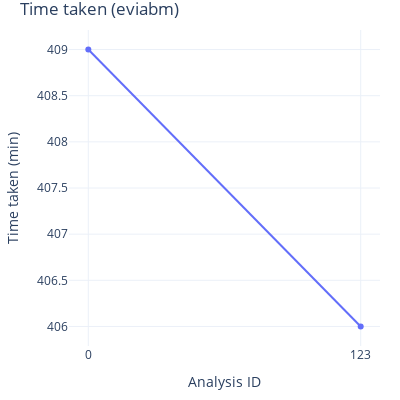

Source (notebook cell):
### Code cell
fig = go.Figure()
fig.add_trace(go.Scatter(x=comp_stats['param_value'], y=comp_stats['time_taken_eviabm'],
                    mode='lines+markers+text',
                    name='lines+markers'))
fig.update_xaxes(type='category')
fig.update_layout(title="Time taken (eviabm)",
                  yaxis_title="Time taken (min)", 
                  xaxis_title="Analysis ID", 
                  uniformtext_minsize=8, 
                  uniformtext_mode='hide', 
                  width=400, 
                  height=400, 
                  margin=dict(l=20, r=20, t=30, b=20),
                  template='plotly_white')
fig.show()

### Figure 1 — Plotly figure (JSON) as saved in the notebook; plotly's stock layout.template omitted (floating-point values rounded to 4 significant figures)
{"data": [{"mode": "lines+markers+text", "name": "lines+markers", "type": "scatter", "x": ["0", "123"], "y": [409, 406]}], "layout": {"height": 400, "margin": {"b": 20, "l": 20, "r": 20, "t": 30}, "title": {"text": "Time taken (eviabm)"}, "uniformtext": {"minsize": 8, "mode": "hide"}, "width": 400, "xaxis": {"autorange": true, "range": [-0.07106, 1.071], "title": {"text": "Analysis ID"}, "type": "category"}, "yaxis": {"autorange": true, "range": [405.8, 409.2], "title": {"text": "Time taken (min)"}, "type": "linear"}}}
